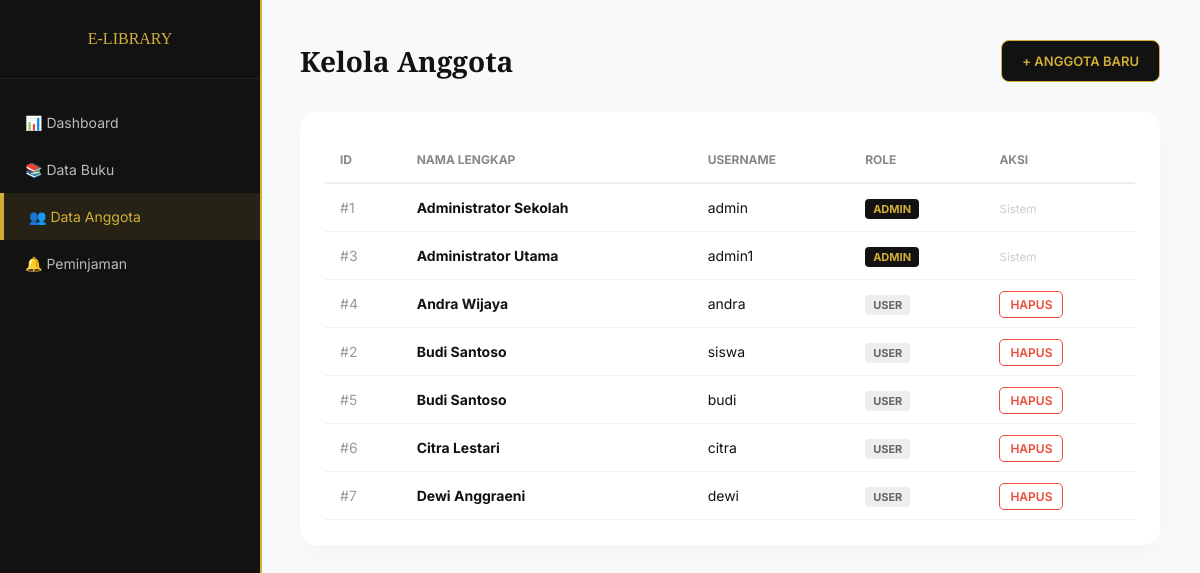
Screenshot of /kelola_anggota.php (signed in) with the database file from the repository.
### tables this page shows
CREATE TABLE `users` (
  `id_user` int(11) NOT NULL,
  `username` varchar(50) NOT NULL,
  `password` varchar(255) NOT NULL,
  `nama_lengkap` varchar(100) DEFAULT NULL,
  `role` enum('admin','user') DEFAULT 'user'
);

### kelola_anggota.php (the view, shortened to what this page needs)
<?php
include 'db/koneksi.php';
?>
<!DOCTYPE html>
<html lang="id">
<head>
</head>
<body>
    <div class="sidebar">
        <div class="sidebar-header">E-LIBRARY</div>
        <ul class="sidebar-menu">
            <li><a href="dashboard.php">📊 <span>Dashboard</span></a></li>
            <li><a href="kelola_buku.php">📚 <span>Data Buku</span></a></li>
            <li class="active"><a href="kelola_anggota.php">👥 <span>Data Anggota</span></a></li>
            <li><a href="kelola_peminjaman.php">🔔 <span>Peminjaman</span></a></li>
        </ul>
    </div>
    <div class="main-content">
        <header>
            <h2>Kelola Anggota</h2>
            <a href="#tambah-anggota" class="btn-add">+ ANGGOTA BARU</a>
        </header>
        <div class="table-card">
            <table>
                <thead>
                    <tr>
                        <th>ID</th>
                        <th>Nama Lengkap</th>
                        <th>Username</th>
                        <th>Role</th>
                        <th>Aksi</th>
                    </tr>
                </thead>
                <tbody>
                    <?php
                    $res = mysqli_query($conn, "SELECT * FROM users ORDER BY role ASC, nama_lengkap ASC");
                    while($row = mysqli_fetch_assoc($res)) { ?>
                    <tr>
                        <td><span style="color: #999;">#<?= $row['id_user']; ?></span></td>
                        <td><strong><?= $row['nama_lengkap']; ?></strong></td>
                        <td><?= $row['username']; ?></td>
                        <td>
                            <span style="font-size: 11px; font-weight: bold; padding: 3px 8px; border-radius: 4px; background: <?= $row['role'] == 'admin' ? '#121212; color: #D4AF37;' : '#eee; color: #666;'; ?>">
                                <?= strtoupper($row['role']); ?>
                            </span>
                        </td>
                        <td>
                            <?php if($row['role'] !== 'admin'): ?>
                                <a href="kelola_anggota.php?hapus=<?= $row['id_user']; ?>"
                                   class="btn-delete" onclick="return confirm('Hapus anggota ini?')">HAPUS</a>
                            <?php else: ?>
                                <small style="color: #ccc;">Sistem</small>
                            <?php endif; ?>
                        </td>
                    </tr>
                    <?php } ?>
                </tbody>
            </table>
        </div>
    </div>
</body>
</html>

### kelola_anggota.php (style rules this page uses)
:root { --gold: #D4AF37; --gold-dark: #B8860B; --dark: #121212; --white: #ffffff; --gray: #f8f9fa; }
body { font-family: 'Inter', sans-serif; margin: 0; background-color: var(--gray); display: flex; color: var(--dark); }
.sidebar { width: 260px; background: var(--dark); height: 100vh; position: fixed; border-right: 2px solid var(--gold); }
.sidebar-header { padding: 30px 20px; text-align: center; font-family: 'Playfair Display', serif; color: var(--gold); border-bottom: 1px solid rgba(212, 175, 55, 0.1); }
.sidebar-menu { list-style: none; padding: 20px 0; margin: 0; }
.sidebar-menu li a { padding: 15px 25px; display: block; color: #bbb; text-decoration: none; font-size: 14px; transition: 0.3s; }
.sidebar-menu li.active a { background: rgba(212, 175, 55, 0.1); color: var(--gold); border-left: 4px solid var(--gold); }
.main-content { margin-left: 260px; width: calc(100% - 260px); padding: 40px; box-sizing: border-box; }
header { display: flex; justify-content: space-between; align-items: center; margin-bottom: 30px; }
header h2 { font-family: 'Playfair Display', serif; margin: 0; font-size: 28px; }
.btn-add { padding: 12px 20px; background: var(--dark); color: var(--gold); text-decoration: none; border-radius: 8px; font-weight: 600; font-size: 13px; border: 1px solid var(--gold); transition: 0.3s; }
.table-card { background: var(--white); padding: 25px; border-radius: 16px; box-shadow: 0 10px 30px rgba(0,0,0,0.02); }
table { width: 100%; border-collapse: collapse; }
table th { text-align: left; padding: 15px; border-bottom: 2px solid #eee; color: #888; font-size: 12px; text-transform: uppercase; }
table td { padding: 15px; border-bottom: 1px solid #f1f1f1; font-size: 14px; }
.btn-delete { color: #e74c3c; text-decoration: none; font-weight: 600; font-size: 12px; padding: 5px 10px; border: 1px solid #e74c3c; border-radius: 5px; transition: 0.3s; }

### rows the page displays
users: id_user "1", nama_lengkap "Administrator Sekolah", username "admin", role "ADMIN", shows "Sistem"
users: id_user "3", nama_lengkap "Administrator Utama", username "admin1", role "ADMIN", shows "Sistem"
users: id_user "4", nama_lengkap "Andra Wijaya", username "andra", role "USER"
users: id_user "2", nama_lengkap "Budi Santoso", username "siswa", role "USER"
users: id_user "5", nama_lengkap "Budi Santoso", username "budi", role "USER"
users: id_user "6", nama_lengkap "Citra Lestari", username "citra", role "USER"
users: id_user "7", nama_lengkap "Dewi Anggraeni", username "dewi", role "USER"
